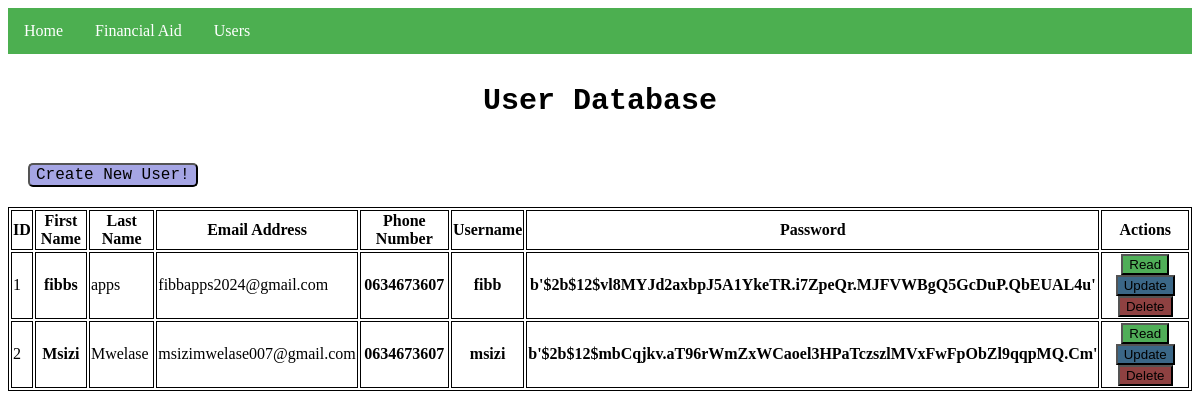
Page /admin/view_all_users (signed in) on the committed database.
### main.py (models this page shows, shortened)
class User(db.Model):
    _id = db.Column("id", db.Integer, primary_key=True)
    first_name = db.Column(db.String(50), nullable=False)
    last_name = db.Column(db.String(50), nullable=False)
    phone_number = db.Column(db.String(20), nullable=False)
    email_address = db.Column(db.String(50), nullable=False)
    username = db.Column(db.String(50), nullable=False)
    password = db.Column(db.String(50), nullable=False)

### main.py (the view)
@app.route('/admin/view_all_users')
def view_all_users():
    res = User.query.all()
    if session.get('admin-access'):
        if session.get('message-sent'):
            return render_template('view_all_users.html', users=res,
                message=(None, None))
        else:
            session['message-sent'] = True
            return render_template('view_all_users.html', users=res,
                message=session.get('message'))
    else:
        return redirect(url_for('login'))

### templates/view_all_users.html (shortened to what this page needs)
{% extends 'base_admin.html' %}
{% block  content %}
<h2 style="margin-top: 30px; font-family: monospace;font-size: 30px; text-align: center;">
    User Database
</h2>
<a href="/admin/create_user">
    <button style="margin: 20px; font-family: monospace; font-size: 16px;
    border-radius: 5px; background-color: rgb(165, 165, 228);">
        Create New User!
    </button>
</a>
<table>
    <tr>
        <th>ID</th>
        <th>First Name</th>
        <th>Last Name</th>
        <th>Email Address</th>
        <th>Phone Number</th>
        <th>Username</th>
        <th>Password</th>
        <th>Actions</th>
    </tr>
    {% for user in users %}
    <tr>
        <td>{{ user._id }}</td>
        <th>{{ user.first_name }}</th>
        <td>{{ user.last_name }}</td>
        <td>{{ user.email_address }}</td>
        <th>{{ user.phone_number }}</th>
        <th>{{ user.username }}</th>
        <th>{{ user.password }}</th>
        <th>
            <a href="/admin/read_user/{{user._id}}">
                <button id="read-button">Read</button>
            </a>
            <a href="/admin/update_user/{{user._id}}">
                <button id="update-button">Update</button>
            </a>
            <a href="/admin/delete_user/{{user._id}}">
                <button id="delete-button">Delete</button>
            </a>
        </th>
    </tr>
    {% endfor %}
</table>
{% endblock %}

### templates/view_all_users.html (style rules this page uses)
table, th, td { border: 1px solid black; }
#read-button { background: #50ae58; }
#update-button { background: #3b6787;; }
#delete-button { background: #8e4141; }

### rows in the picture
User: _id "1", first_name "fibbs", last_name "apps", email_address "fibbapps2024@gmail.com", phone_number "0634673607", username "fibb", password "b'$2b$12$vl8MYJd2axbpJ5A1YkeTR.i7ZpeQr.MJFVWBgQ5GcDuP.QbEUAL4u'"
User: _id "2", first_name "Msizi", last_name "Mwelase", email_address "msizimwelase007@gmail.com", phone_number "0634673607", username "msizi", password "b'$2b$12$mbCqjkv.aT96rWmZxWCaoel3HPaTczszlMVxFwFpObZl9qqpMQ.Cm'"
